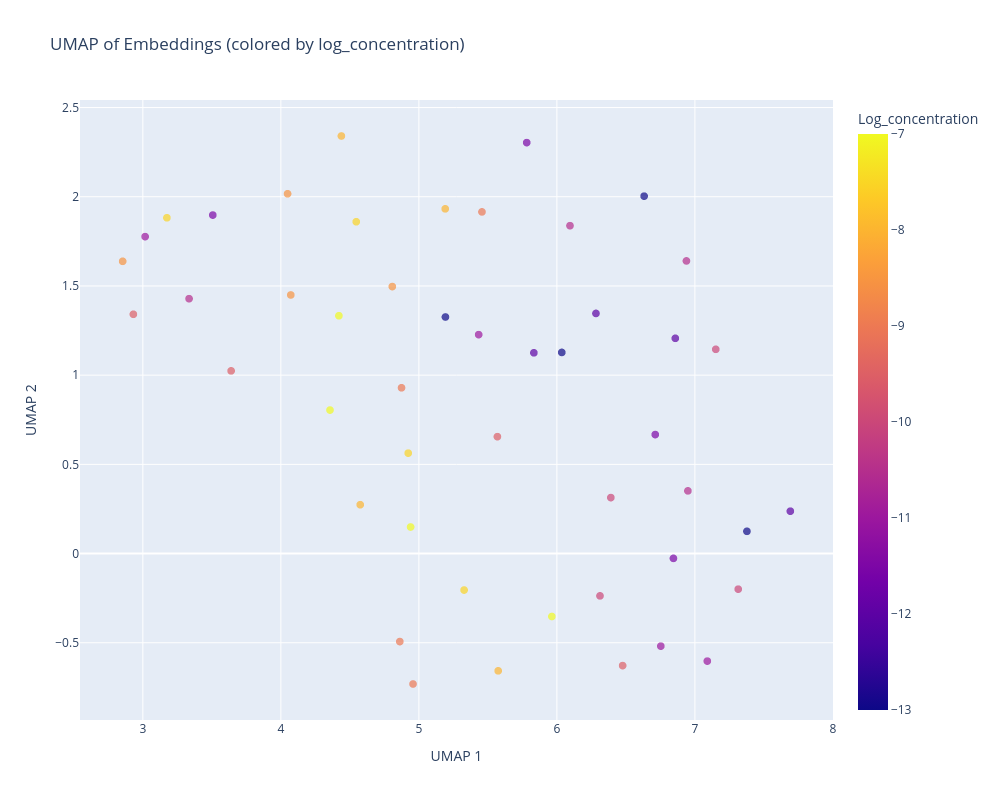

Here is the notebook cell this chart was saved with:
### Code cell
pheno.plot_umap(
    color_by="log_concentration",
    filters={"cell_line": "A549"},
    n_components=2,
)

### Figure 1 — Plotly figure (JSON) as saved in the notebook; plotly's stock layout.template omitted (floating-point values rounded to 4 significant figures; data arrays with more than 128 entries replaced by an {"elided": "..."} marker saying what was removed)
{"data": [{"customdata": {"elided": "48x12 mixed values"}, "hovertemplate": "Component 1=%{x}<br>Component 2=%{y}<br>Index=%{customdata[0]}<br>Image=%{customdata[1]}<br>Cell_line=%{customdata[2]}<br>Cell_type=%{customdata[3]}<br>Concentration_point=%{customdata[4]}<br>Filename_channel_1=%{customdata[5]}<br>Filename_channel_2=%{customdata[6]}<br>Id=%{customdata[7]}<br>Image_idx=%{customdata[8]}<br>Log_concentration=%{marker.color}<br>Mask_path=%{customdata[10]}<br>Suffix=%{customdata[11]}<extra></extra>", "legendgroup": "", "marker": {"color": [-7.0, -7.523, -8.0, -8.523, -9.0, -9.523, -10.0, -10.52, -11.0, -11.52, -12.0, -13.0, -7.0, -7.523, -8.0, -8.523, -9.0, -9.523, -10.0, -10.52, -11.0, -11.52, -12.0, -13.0, -7.0, -7.523, -8.0, -8.523, -9.0, -9.523, -10.0, -10.52, -11.0, -11.52, -12.0, -13.0, -7.0, -7.523, -8.0, -8.523, -9.0, -9.523, -10.0, -10.52, -11.0, -11.52, -12.0, -13.0], "coloraxis": "coloraxis", "opacity": 0.7, "size": 8, "symbol": "circle"}, "mode": "markers", "name": "", "showlegend": false, "type": "scattergl", "x": [4.421, 5.328, 5.575, 4.072, 4.874, 3.64, 6.391, 3.335, 6.753, 6.713, 6.283, 6.632, 4.356, 3.174, 4.575, 4.048, 4.958, 6.476, 6.312, 6.949, 5.433, 3.507, 5.833, 6.035, 5.964, 4.546, 5.191, 4.808, 4.862, 5.569, 7.151, 6.095, 7.09, 5.781, 7.692, 5.192, 4.94, 4.923, 4.439, 2.854, 5.457, 2.931, 7.314, 6.939, 3.016, 6.844, 6.858, 7.377], "xaxis": "x", "y": [1.333, -0.2043, -0.6574, 1.449, 0.9293, 1.024, 0.3138, 1.429, -0.5188, 0.667, 1.346, 2.003, 0.8044, 1.882, 0.2738, 2.017, -0.7311, -0.6279, -0.2372, 0.3513, 1.227, 1.897, 1.125, 1.127, -0.3527, 1.86, 1.932, 1.497, -0.4932, 0.6552, 1.145, 1.838, -0.6027, 2.303, 0.2376, 1.326, 0.1488, 0.5629, 2.34, 1.638, 1.915, 1.341, -0.1995, 1.64, 1.776, -0.02704, 1.206, 0.1248], "yaxis": "y"}], "layout": {"coloraxis": {"colorbar": {"title": {"text": "Log_concentration"}}, "colorscale": [[0, "#0d0887"], [0.1111, "#46039f"], [0.2222, "#7201a8"], [0.3333, "#9c179e"], [0.4444, "#bd3786"], [0.5556, "#d8576b"], [0.6667, "#ed7953"], [0.7778, "#fb9f3a"], [0.8889, "#fdca26"], [1, "#f0f921"]]}, "height": 800, "legend": {"tracegroupgap": 0}, "title": {"text": "UMAP of Embeddings (colored by log_concentration)"}, "width": 1000, "xaxis": {"anchor": "y", "domain": [0, 1], "title": {"text": "UMAP 1"}}, "yaxis": {"anchor": "x", "domain": [0, 1], "title": {"text": "UMAP 2"}}}}
